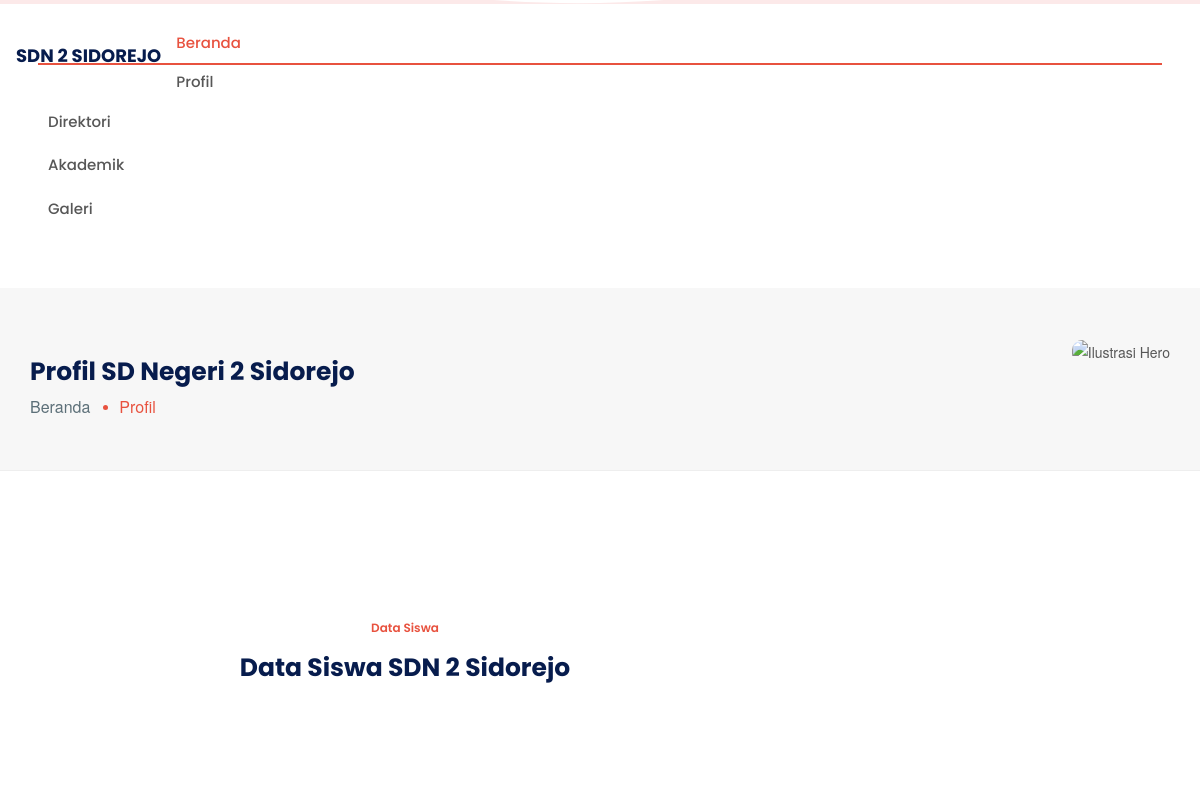
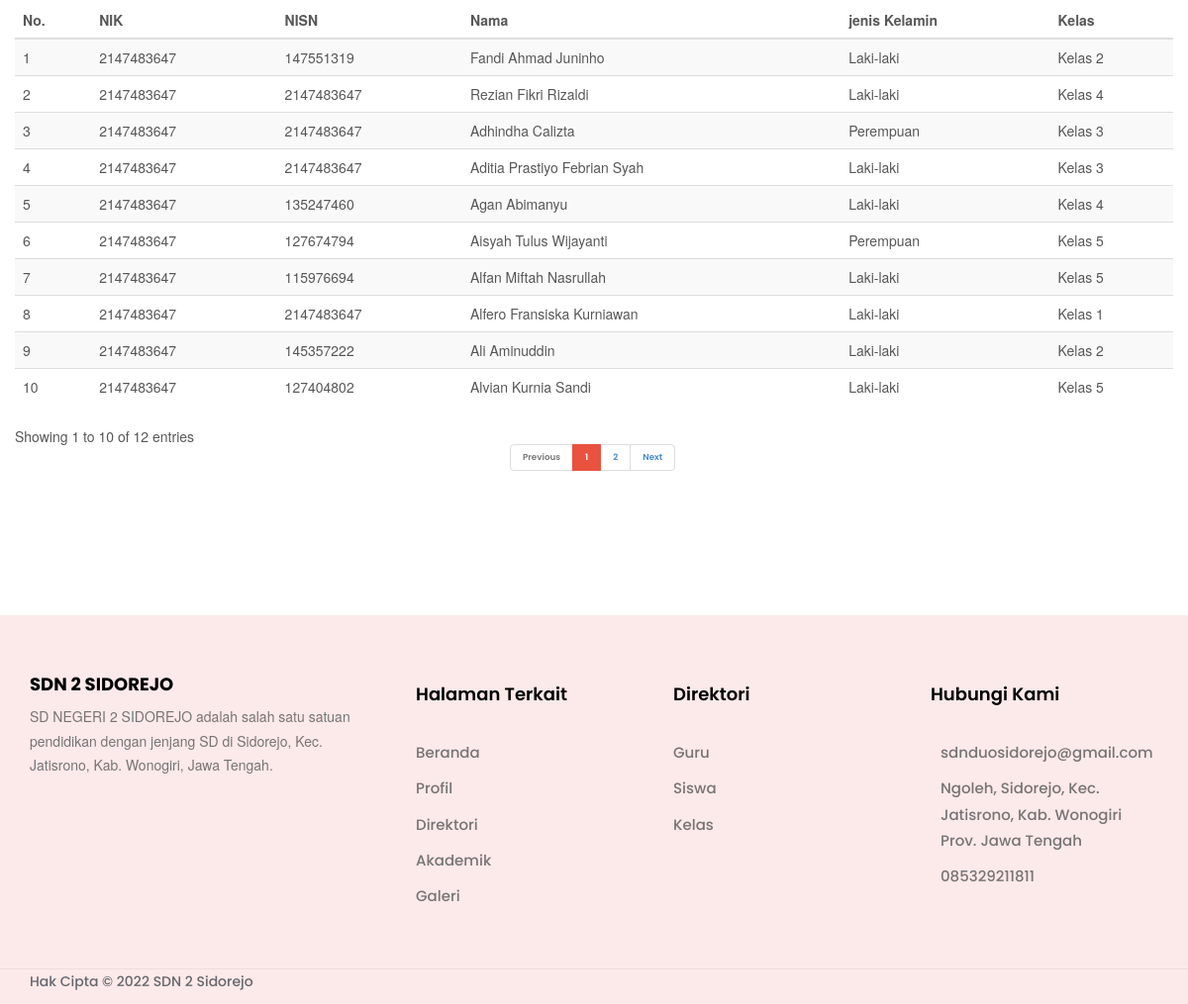
/index.php/siswa, run on the app's committed database (2 pictures, top to bottom).
### tables this page shows
CREATE TABLE `tbl_siswa` (
  `siswa_id` int(11) NOT NULL,
  `siswa_nama` varchar(70) DEFAULT NULL,
  `siswa_jenkel` varchar(10) DEFAULT NULL,
  `siswa_tgl_lahir` varchar(50) NOT NULL,
  `siswa_nama_ibu` varchar(50) NOT NULL,
  `siswa_nik` int(16) NOT NULL,
  `siswa_nisn` int(10) NOT NULL,
  `siswa_kelas_id` int(11) DEFAULT NULL
);

CREATE TABLE `tbl_kelas` (
  `kelas_id` int(11) NOT NULL,
  `kelas_nama` varchar(40) DEFAULT NULL,
  `kelas_jumlah_siswa` int(50) NOT NULL
);

### application/controllers/Siswa.php (called while the page is built, shortened)
<?php
class Siswa extends CI_Controller{
    function __construct(){
        $this->load->library('pagination');
        $this->load->model('Model_siswa');
    }
    function index(){
        $data['data'] = $this->Model_siswa->get_tabel();
        $data['pagination'] = $this->pagination->create_links();
        $data['judul'] = 'Daftar Siswa';
        $this->load->view('front/direktori-siswa',$data);
    }
}
?>

### index.php (called while the page is built, shortened)
<?php
require_once BASEPATH.'core/CodeIgniter.php';

### application/models/Model_siswa.php (called while the page is built, shortened)
<?php
    class Model_siswa extends CI_model{
        function get_tabel(){
           $config['base_url'] = site_url('Siswa/index');
           $config['total_rows'] = $this->db->count_all('tbl_siswa');
           $config['per_page'] = 12;
           $config["uri_segment"] = 3;
           $data = ($this->uri->segment(3)) ? $this->uri->segment(3) : 0;
           $this->db->select('*');
           $this->db->from('tbl_siswa');
           $this->db->join('tbl_kelas', 'tbl_siswa.siswa_kelas_id = tbl_kelas.kelas_id');
           $this->db->limit($config["per_page"], $data);
           $query = $this->db->get();
           return $query;
        }
    }
?>

### application/config/config.php (called while the page is built, shortened)
<?php
$config['base_url'] = 'http://localhost:8080/sdn/';
$config['index_page'] = '';
$config['uri_protocol']	= 'PATH_INFO';
$config['url_suffix'] = '';
$config['language']	= 'english';
$config['charset'] = 'UTF-8';
$config['enable_hooks'] = FALSE;
$config['subclass_prefix'] = 'MY_';
$config['composer_autoload'] = FALSE;
$config['permitted_uri_chars'] = 'a-z 0-9~%.:_\-';
$config['enable_query_strings'] = FALSE;
$config['controller_trigger'] = 'c';
$config['function_trigger'] = 'm';
$config['directory_trigger'] = 'd';
$config['allow_get_array'] = TRUE;
$config['log_threshold'] = 0;
$config['log_path'] = '';
$config['log_file_extension'] = '';
$config['log_file_permissions'] = 0644;
$config['log_date_format'] = 'Y-m-d H:i:s';
$config['error_views_path'] = '';
$config['cache_path'] = '';
$config['cache_query_string'] = FALSE;
$config['encryption_key'] = '';
$config['sess_driver'] = 'files';
$config['sess_cookie_name'] = 'ci_session';
$config['sess_expiration'] = 7200;
$config['sess_save_path'] = NULL;
$config['sess_match_ip'] = FALSE;
$config['sess_time_to_update'] = 300;
$config['sess_regenerate_destroy'] = FALSE;
$config['cookie_prefix']	= '';
$config['cookie_domain']	= '';
$config['cookie_path']		= '/';
$config['cookie_secure']	= FALSE;
$config['cookie_httponly'] 	= FALSE;
$config['standardize_newlines'] = FALSE;
$config['global_xss_filtering'] = FALSE;
$config['csrf_protection'] = FALSE;
$config['csrf_token_name'] = 'csrf_test_name';
$config['csrf_cookie_name'] = 'csrf_cookie_name';
$config['csrf_expire'] = 7200;
$config['csrf_regenerate'] = TRUE;
$config['csrf_exclude_uris'] = array();
$config['compress_output'] = FALSE;
$config['time_reference'] = 'local';
$config['rewrite_short_tags'] = FALSE;
$config['proxy_ips'] = '';

### application/views/front/direktori-siswa.php (the view, shortened to what this page needs)
<!DOCTYPE html>
<html lang='en'>
<head>
    <link rel="stylesheet" href="https://unpkg.com/leaflet@1.7.1/dist/leaflet.css"
 />
    <link rel="stylesheet" href="<?= base_url('asset/')?>front/css/bootstrap.min.css">
    <link rel="stylesheet" href="<?= base_url('asset/')?>front/css/fontawesome-all.min.css">
    <link rel="stylesheet" href="<?= base_url('asset/')?>front/css/aos.css">
    <link rel="stylesheet" href="<?= base_url('asset/')?>front/css/style.css">
    <link rel="stylesheet" href="<?= base_url('asset/')?>front/css/custom.css">
</head>
<body>
    <div class="main-wrapper">
        <header class="main-header w-100">
            <nav class="navbar navbar-expand-xl navbar-light sticky-header">
                <div
                    class="container-fluid container-xxl d-flex align-items-center justify-content-lg-between position-relative">
                    <a href="index.php" class="navbar-brand d-flex align-items-center mb-md-0 text-decoration-none">
                    <h4>SDN 2 SIDOREJO</h4>
                    </a>
                    <div class="collapse navbar-collapse justify-content-end">
                        <ul class="nav col-12 col-md-auto justify-content-center main-menu">
                            <li class="single-link"><a href="<?= base_url('Beranda')?>" class="nav-link active">Beranda</a></li>
                            <li class="single-link"><a href="<?= base_url('About')?>" class="nav-link">Profil</a></li>
                            <li class="nav-item dropdown">
                                <a class="nav-link dropdown-toggle" href="javascript:void(0);" role="button" data-bs-toggle="dropdown" aria-expanded="false">
                                    Direktori
                                </a>
                            </li>
                            <li class="nav-item dropdown">
                                <a class="nav-link dropdown-toggle" href="javascript:void(0);" role="button" data-bs-toggle="dropdown" aria-expanded="false">
                                    Akademik
                                </a>
                            </li>
                            <li class="single-link"><a href="<?= base_url('Galeri')?>" class="nav-link">Galeri</a></li>
                        </ul>
                    </div>
                </div>
            </nav>
        </header>
        <section class="breadcrumb-section page-header position-relative overflow-hidden ptb-50">
            <div class="container">
                <div class="row align-items-center justify-content-center">
                    <div class="col-lg-6 col-md-6">
                        <div class="page-banner-content aos-init aos-animate" data-aos="fade-right" data-aos-delay="50"
                            data-aos-duration="500" data-aos-once="true">
                            <h2>Profil SD Negeri 2 Sidorejo</h2>
                            <ul>
                                <li>
                                    <a href="index.html">Beranda</a>
                                </li>
                                <li>Profil</li>
                            </ul>
                        </div>
                    </div>
                    <div class="col-lg-6 col-md-6">
                        <div class="page-banner-image aos-init aos-animate" data-aos="fade-left" data-aos-delay="50" data-aos-duration="500" data-aos-once="true">
                        <img src="<?= base_url('asset/')?>front/img/uploads/background/school-ilustrate.png" alt="Ilustrasi Hero" style="width:40%" class="position-relative img-fluid rounded-custom">
                        </div>
                    </div>
                </div>
            </div>
        </section>
        <section class="feature-tab-section ptb-120">
            <div class="container">
                <div class="row justify-content-center align-content-center">
                    <div class="col-md-10 col-lg-8">
                        <div class="section-heading text-center mb-4">
                            <h5 class="h6 text-primary">Data Siswa</h5>
                            <h2>Data Siswa SDN 2 Sidorejo</h2>
                        </div>
                    </div>
                </div>
                <div class="row">
                    <div class="col-12">
             <div class="container px-md-3 px-4 mt-100 mt-60">
                 <div class="row align-items-center">
                     <table id="example2" class="table table-striped" style="width:100%">
                        <thead>
                            <tr>
                            <th>No.</th>
                            <th>NIK</th>
                            <th>NISN</th>
                            <th>Nama</th>
                            <th>jenis Kelamin</th>
                            <th>Kelas</th>
                            </tr>
                        </thead>
                        <tbody>
                        <?php
                            $no=1;
                            foreach ($data->result() as $row) :
                                $nik = $row->siswa_nik;
                                $nisn = $row->siswa_nisn;
                                $nama = $row->siswa_nama;
                                $jk = $row->siswa_jenkel;
                                $kls = $row->kelas_nama;
                        ?>
                        <tr>
                            <td><?= $no++ ?></td>
                            <td><?= $nik ?></td>
                            <td><?= $nisn ?></td>
                            <td><?= $nama ?></td>
                            <td><?= $jk ?></td>
                            <td><?= $kls ?></td>
                        </tr>
                        <?php
					endforeach; ?>
                        </table>
                    </div>
                 </div>
                 </div>
            </section>
        <footer class="footer-section position-relative bg-light">
            <div class="footer-top footer-light ptb-50">
                <div class="container">
                    <div class="row justify-content-between">
                        <div class="col-md-12 col-lg-4 mb-md-4 mb-lg-0">
                            <div class="footer-single-col">
                                <div class="footer-single-col mb-4">
                                    <h4>SDN 2 SIDOREJO</h4>
                                </div>
                                <p>SD NEGERI 2 SIDOREJO adalah salah satu satuan pendidikan dengan jenjang SD di Sidorejo, Kec. Jatisrono, Kab. Wonogiri, Jawa Tengah.</p>
                            </div>
                        </div>
                        <div class="col-md-12 col-lg-8 mt-4 mt-md-0 mt-lg-0">
                            <div class="row">
                                <div class="col-md-4 col-lg-4 mt-4 mt-md-0 mt-lg-0">
                                    <div class="footer-single-col">
                                        <h3>Halaman Terkait</h3>
                                        <ul class="list-unstyled footer-nav-list mb-lg-0">
                                            <li><a href="<?= base_url('Beranda') ?>" class="text-decoration-none">Beranda</a></li>
                                            <li><a href="<?= base_url('Profil') ?>" class="text-decoration-none">Profil</a></li>
                                            <li><a href="<?= base_url('Guru') ?>" class="text-decoration-none">Direktori</a></li>
                                            <li><a href="<?= base_url('Agenda') ?>" class="text-decoration-none">Akademik</a></li>
                                            <li><a href="<?= base_url('Galeri') ?>" class="text-decoration-none">Galeri</a></li>
                                        </ul>
                                    </div>
                                </div>
                                <div class="col-md-4 col-lg-4 mt-4 mt-md-0 mt-lg-0">
                                    <div class="footer-single-col">
                                        <h3>Direktori</h3>
                                        <ul class="list-unstyled footer-nav-list mb-lg-0">
                                            <li><a href="<?= base_url('Guru') ?>" class="text-decoration-none"> Guru</a></li>
                                            <li><a href="<?= base_url('Siswa') ?>" class="text-decoration-none">Siswa</a></li>
                                            <li><a href="<?= base_url('Kelas') ?>" class="text-decoration-none">Kelas</a></li>
                                        </ul>
                                    </div>
                                </div>
                                <div class="col-md-12 col-lg-4 mt-4 mt-md-0 mt-lg-0">
                                    <div class="footer-single-col">
                                        <h3>Hubungi Kami</h3>
                                        <ul class="list-unstyled footer-nav-list mb-lg-0">
                                            <li>
                                                <a href="mailto:: sdnduosidorejo@gmail.com" class="contact-list">
                                                    <span>sdnduosidorejo@gmail.com</span>
                                                </a>
                                            </li>
                                            <li>
                                                <a href="#" class="contact-list">
                                                    <span>Ngoleh, Sidorejo, Kec. Jatisrono, Kab. Wonogiri Prov. Jawa Tengah</span>
                                                </a>
                                            </li>
                                            <li>
                                                <a href="#" class="contact-list">
                                                    <span>085329211811</span>
                                                </a>
                                            </li>
                                        </ul>
                                    </div>
                                </div>
                            </div>
                        </div>
                    </div>
                </div>
            </div>
            <div class="footer-bottom footer-light py-4">
                <div class="container">
                    <div class="row justify-content-between align-items-center">
                        <div class="col-md-7 col-lg-7">
                            <div class="copyright-text">
                                <p class="mb-lg-0 mb-md-0">Hak Cipta &copy; 2022 SDN 2 Sidorejo</p>
                            </div>
                        </div>
                    </div>
                </div>
            </div>
        </footer>
    </div>
</body>
</html>

### data on the page
tbl_siswa: siswa_nik "2147483647", siswa_nisn "147551319", siswa_nama "Fandi Ahmad Juninho", siswa_jenkel "Laki-laki", tbl_kelas.kelas_nama "Kelas 2"
tbl_siswa: siswa_nik "2147483647", siswa_nisn "2147483647", siswa_nama "Rezian Fikri Rizaldi", siswa_jenkel "Laki-laki", tbl_kelas.kelas_nama "Kelas 4"
tbl_siswa: siswa_nik "2147483647", siswa_nisn "2147483647", siswa_nama "Adhindha Calizta", siswa_jenkel "Perempuan", tbl_kelas.kelas_nama "Kelas 3"
tbl_siswa: siswa_nik "2147483647", siswa_nisn "2147483647", siswa_nama "Aditia Prastiyo Febrian Syah", siswa_jenkel "Laki-laki", tbl_kelas.kelas_nama "Kelas 3"
tbl_siswa: siswa_nik "2147483647", siswa_nisn "135247460", siswa_nama "Agan Abimanyu", siswa_jenkel "Laki-laki", tbl_kelas.kelas_nama "Kelas 4"
tbl_siswa: siswa_nik "2147483647", siswa_nisn "127674794", siswa_nama "Aisyah Tulus Wijayanti", siswa_jenkel "Perempuan", tbl_kelas.kelas_nama "Kelas 5"
tbl_siswa: siswa_nik "2147483647", siswa_nisn "115976694", siswa_nama "Alfan Miftah Nasrullah", siswa_jenkel "Laki-laki", tbl_kelas.kelas_nama "Kelas 5"
tbl_siswa: siswa_nik "2147483647", siswa_nisn "2147483647", siswa_nama "Alfero Fransiska Kurniawan", siswa_jenkel "Laki-laki", tbl_kelas.kelas_nama "Kelas 1"
tbl_siswa: siswa_nik "2147483647", siswa_nisn "145357222", siswa_nama "Ali Aminuddin", siswa_jenkel "Laki-laki", tbl_kelas.kelas_nama "Kelas 2"
tbl_siswa: siswa_nik "2147483647", siswa_nisn "127404802", siswa_nama "Alvian Kurnia Sandi", siswa_jenkel "Laki-laki", tbl_kelas.kelas_nama "Kelas 5"
